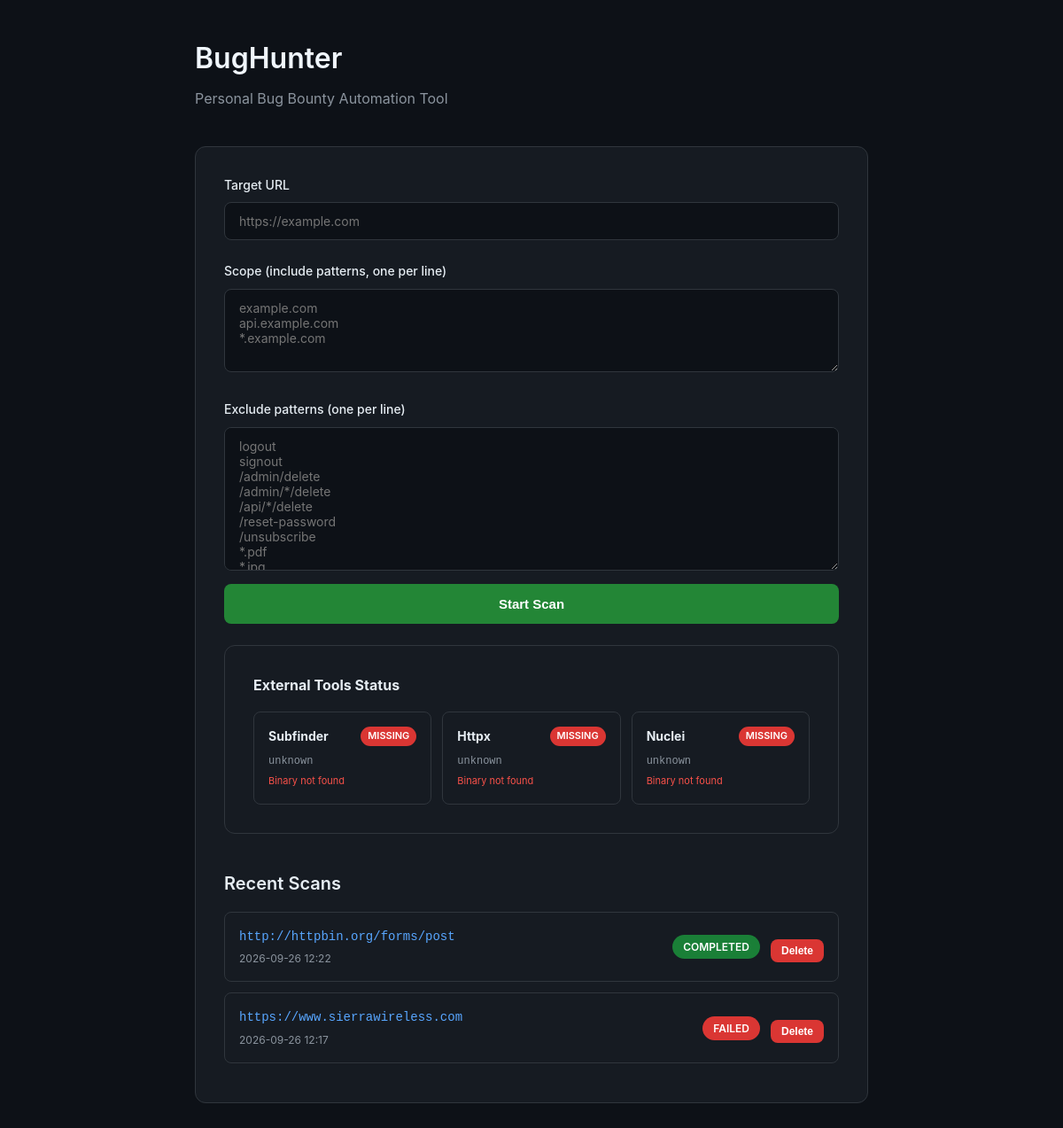
The app's page /, older data.
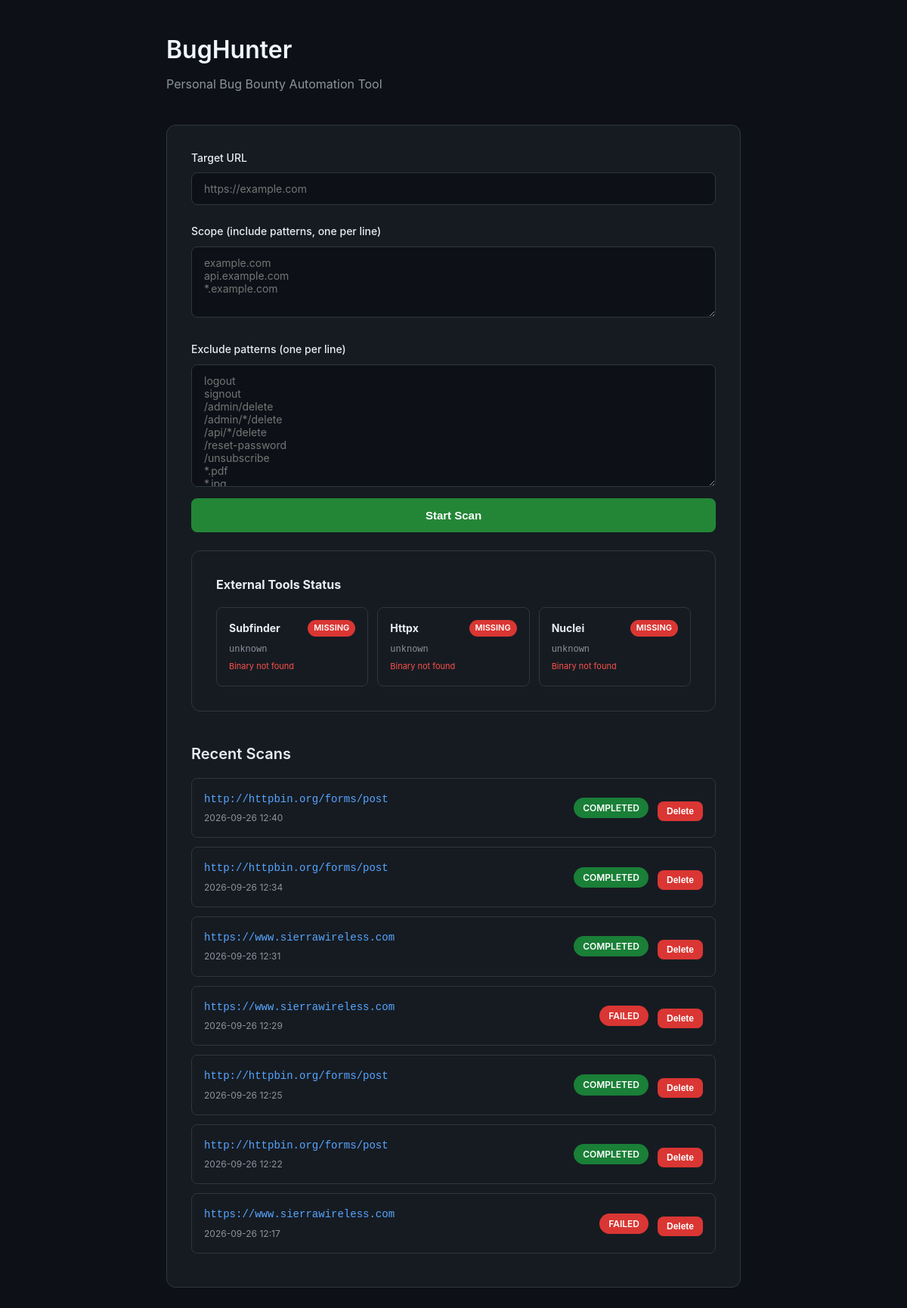
The same page, newer data.
### app/models.py (models this page shows)
class ScanSession(Base):
    __tablename__ = "scan_sessions"
    id = Column(Integer, primary_key=True, autoincrement=True)
    target_url = Column(String(500), nullable=False)
    name = Column(String(200))
    status = Column(Enum(ScanStatus), default=ScanStatus.PENDING)
    config = Column(SQLiteJSON, default={})
    created_at = Column(DateTime, default=datetime.utcnow)
    started_at = Column(DateTime, nullable=True)
    completed_at = Column(DateTime, nullable=True)
    error_message = Column(Text, nullable=True)
    findings = relationship("Finding", back_populates="scan_session", cascade="all, delete-orphan")
    crawl_data = relationship("CrawlData", back_populates="scan_session", cascade="all, delete-orphan")
    __table_args__ = (
        Index("ix_scan_sessions_target_url", "target_url"),
        Index("ix_scan_sessions_status", "status"),
    )

### app/server.py (the view)
@app.get("/", response_class=HTMLResponse)
async def index(request: Request):
    db = get_db_session()
    scans = db.query(ScanSession).order_by(ScanSession.created_at.desc()).limit(20).all()
    db.close()
    return templates.TemplateResponse("index.html", {"request": request, "scans": scans})

### app/templates/index.html (shortened to what this page needs)
<!DOCTYPE html>
<html lang="en">
<head>
</head>
<body>
    <div class="container">
        <h1>BugHunter</h1>
        <p class="subtitle">Personal Bug Bounty Automation Tool</p>
        <div class="card">
            <form id="scanForm">
                <div class="form-group">
                    <label>Target URL</label>
                    <input type="url" name="target_url" placeholder="https://example.com" required>
                </div>
                <div class="form-group">
                    <label>Scope (include patterns, one per line)</label>
                    <textarea name="scope_include" rows="4" placeholder="example.com&#10;api.example.com&#10;*.example.com"></textarea>
                </div>
                <div class="form-group">
                    <label>Exclude patterns (one per line)</label>
                    <textarea name="scope_exclude" rows="8" placeholder="logout
signout
/admin/delete
/admin/*/delete
/api/*/delete
/reset-password
/unsubscribe
*.pdf
*.jpg
*.jpeg
*.png
*.gif
*.css
*.js
*.woff
*.woff2
*.ttf
*.svg
*.ico
*.xml
*.json
#regex: .*\.pdf$
#regex: .*\.(css|js|png|jpg|jpeg|gif|svg|woff|woff2|ttf|ico)$"></textarea>
                <button type="submit" class="btn btn-primary" id="startBtn">Start Scan</button>
            </form>
        </div>
        <div class="card" id="toolStatusCard" style="display:none; margin-top: 24px;">
            <h3 style="margin-bottom: 16px; font-size: 1rem;">External Tools Status</h3>
            <div id="toolStatusGrid" style="display: grid; grid-template-columns: repeat(auto-fit, minmax(200px, 1fr)); gap: 12px;"></div>
        </div>
        <div class="scan-list">
            <h2>Recent Scans</h2>
            <div id="scanList">
                {% for scan in scans %}
                <div class="scan-item" data-scan-id="{{ scan.id }}">
                    <div class="scan-info">
                        <a href="/scan/{{ scan.id }}" class="scan-url">{{ scan.target_url }}</a>
                        <div class="scan-meta">{{ scan.created_at.strftime('%Y-%m-%d %H:%M') }}</div>
                    </div>
                    <span class="scan-status status-{{ scan.status.value }}">{{ scan.status.value }}</span>
                    <div class="scan-actions">
                        <button class="btn btn-danger" onclick="deleteScan({{ scan.id }})">Delete</button>
                    </div>
                </div>
                {% else %}
                <div class="empty-state">No scans yet. Start your first scan above.</div>
                {% endfor %}
            </div>
        </div>
    </div>
</body>
</html>

Row changes from the older to the newer data that the page shows:
added ScanSession: target_url "http://httpbin.org/forms/post", created_at "2026-09-26 12:40", status.value "COMPLETED"
added ScanSession: target_url "http://httpbin.org/forms/post", created_at "2026-09-26 12:34", status.value "COMPLETED"
added ScanSession: target_url "https://www.sierrawireless.com", created_at "2026-09-26 12:31", status.value "COMPLETED"
added ScanSession: target_url "https://www.sierrawireless.com", created_at "2026-09-26 12:29", status.value "FAILED"
added ScanSession: target_url "http://httpbin.org/forms/post", created_at "2026-09-26 12:25", status.value "COMPLETED"
